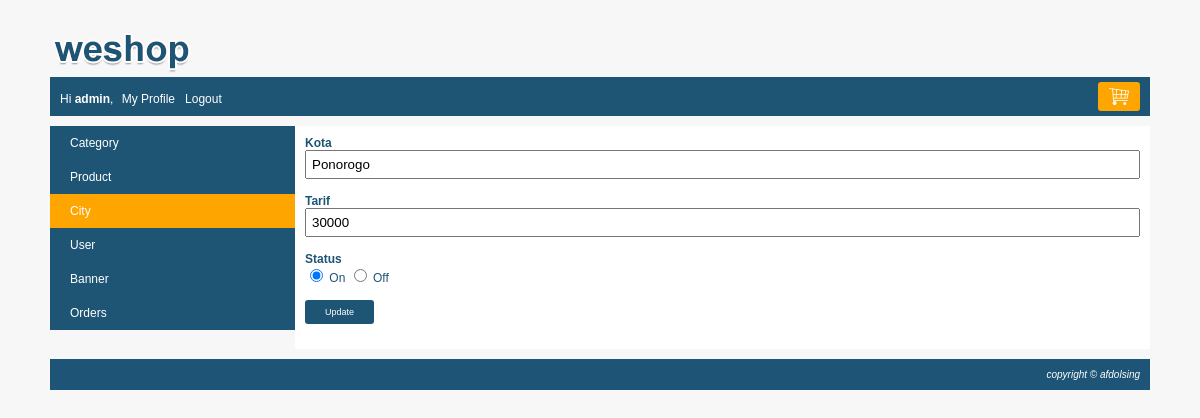
Screenshot of /index.php?page=my_profile&module=city&action=form&city_id=1 (signed in) with the database file from the repository.
### tables this page shows
CREATE TABLE `kota` (
  `kota_id` int(10) NOT NULL,
  `kota` varchar(150) NOT NULL,
  `tarif` int(10) NOT NULL,
  `status` enum('on','off') NOT NULL
);

### module/city/form.php (the view)
<?php
	$cityId = isset($_GET['city_id']) ? $_GET['city_id'] : false;
	$city = "";
	$rates = "";
	$status = "";
	$button = "Add";
	if($cityId){
		$queryCity = mysqli_query($conn, "SELECT * FROM kota WHERE kota_id='$cityId'");
		$row=mysqli_fetch_assoc($queryCity);
		$city = $row['kota'];
		$rates = $row['tarif'];
		$status = $row['status'];
		$button = "Update";
	}
?>
<form action="<?php echo BASE_URL."module/city/action.php?city_id=$cityId"?>" method="POST">
	<div class="element-form">
		<label>Kota</label>
		<span><input type="text" name="city" value="<?= $city ?>" /></span>
	</div>
	<div class="element-form">
		<label>Tarif</label>
		<span><input type="text" name="rates" value="<?= $rates ?>" /></span>
	</div>
	<div class="element-form">
		<label>Status</label>
		<span>
			<input type="radio" name="status" value="on" <?php if($status == "on"){ echo "checked"; } ?> /> On
			<input type="radio" name="status" value="off" <?php if($status == "off"){ echo "checked"; } ?> /> Off
		</span>
	</div>
	<div class="element-form">
		<span><input type="submit" name="button" value="<?= $button ?>" class="submit-my-profile" /></span>
	</div>
</form>

### css/style.css (style rules this page uses)
body { font-family:arial; font-size:12px; color:#1e5474; background:#F7F7F7; margin:0px; }
.element-form { margin-bottom: 15px; }
.element-form label { display: block; font-weight: bold; }
.element-form span { display: block; }
.element-form span input[type="text"], .element-form span input[type="password"], .element-form span textarea, .element-form span select { width: 100%; padding: 5px; box-sizing: border-box; }
.element-form span input[type="submit"] { background: #1e5474; border: none; color: white; padding: 7px 20px; border-radius: 3px; font-size: 9px; cursor: pointer; }

### rows the page displays
kota: city "Ponorogo", rates "30000", status "☑"

### other values shown
$name "admin"
